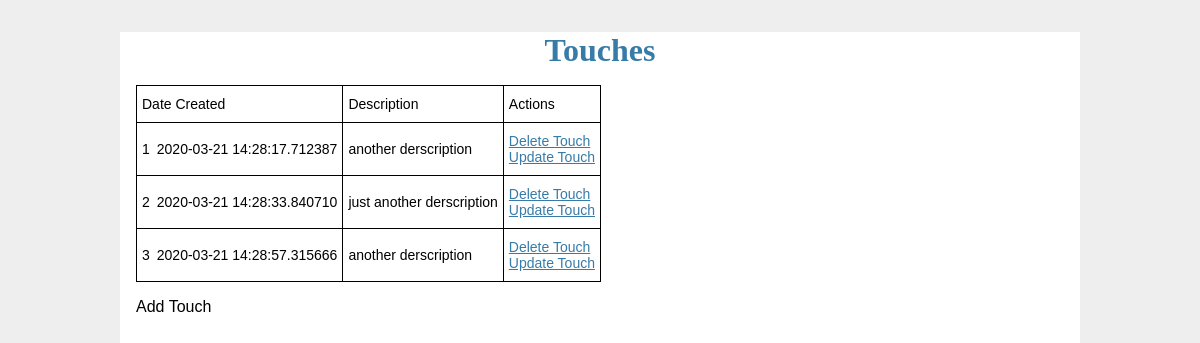
The page /touches on the database its author committed.
### app.py (models this page shows, shortened)
class Touch(db.Model):
    __tablename__ = 'touch'
    id = db.Column(db.Integer, primary_key=True, autoincrement = True)
    description = db.Column(db.String(100))
    date = db.Column(db.DateTime, nullable=False, default = datetime.utcnow)

### app.py (the view)
@app.route('/touches', methods=['POST', 'GET'])
def touches():
    if request.method == 'POST':
        data = Touch(description = request.form['description'])
        lead = Lead(name='', company = '', phone = '',
                email='',touch=data)
        try:
            db.session.add(data)
            db.session.commit()
            return redirect('/touches')
        except:
            return 'There was an issue adding your task'
    else:
        touch = Touch.query.order_by(Touch.id).all()
        return render_template('touch.html', touch=touch)

### templates/touch.html (shortened to what this page needs)
{% extends 'base.html' %}
{% block body %}
<div class="content">
    <h1 style="text-align: center">Touches</h1>
    {% if touch|length < 1 %}
        <h4 style="text-align: center">There are no touches. Create one below!</h4>
    {% else %}
    <table class="tg">
        <tr>
            <th class="tg-0lax">Date Created</th>
            <th class="tg-0lax">Description</th>
            <th class="tg-0lax">Actions</th>
        </tr>
        {% for t in touch %}
            <tr>
                <td>{{ t.date }}</td>
                <td>{{ t.description }}</td>
                <td>
                    <a href="/delete_touch/{{t.id}}">Delete Touch</a>
                    <br>
                    <a href="/update_touch/{{t.id}}">Update Touch</a>
                </td>
            </tr>
        {% endfor %}
    </table>
    {% endif %}
    <p><a href="/add_touch" class="button"> Add Touch </a></p>
</div>
{% endblock %}

### static/css/style.css (style rules this page uses)
html { font-family: sans-serif; background: #eee; padding: 1rem; }
body { max-width: 960px; margin: 0 auto; background: white; }
h1, h2, h3, h4, h5, h6 { font-family: serif; color: #377ba8; margin: 1rem 0; }
table { counter-reset: rowNumber; }
table tr > td:first-child { counter-increment: rowNumber; }
table tr td:first-child::before { content: counter(rowNumber); min-width: 1em; margin-right: 0.5em; }
a.button { -webkit-appearance: button; -moz-appearance: button; appearance: button; text-decoration: none; color: initial; }
a { color: #377ba8; }
.content { padding: 0 1rem 1rem; }
.content:last-child { margin-bottom: 0; }

### templates/touch.html (style rules this page uses)
.tg { border-collapse:collapse;border-spacing:10px; }
.tg td { font-family:Arial, sans-serif;font-size:14px;padding:10px 5px;border-style:solid;border-width:1px;overflow:hidden;word-break:normal;border-color:black; }
.tg th { font-family:Arial, sans-serif;font-size:14px;font-weight:normal;padding:10px 5px;border-style:solid;border-width:1px;overflow:hidden;word-break:normal;border-color:black; }
.tg .tg-0lax { text-align:left;vertical-align:top }

### rows shown on the page
Touch: date "2020-03-21 14:28:17.712387", description "another derscription"
Touch: date "2020-03-21 14:28:33.840710", description "just another derscription"
Touch: date "2020-03-21 14:28:57.315666", description "another derscription"
